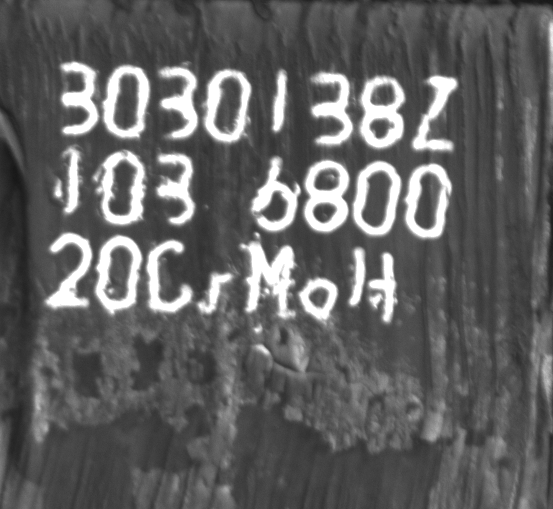
#> input picture ocr/full_1.png, 553 x 509 px
$ python harris.py   (older library calls are emulated)
#> lines starting #> are read from the running program, lines starting #| are printed output that depends on the picture; after the words box and inside, x2 and y2 are one past the last pixel; in counts of white or black regions, pixels touching at a corner belong together
import cv2
import numpy as np

# 读取图像
image = cv2.imread("full_1.png", cv2.IMREAD_GRAYSCALE)
#> image is the input picture: shape (509, 553); min 24, max 255, mean 97.6

# 使用Sobel算子进行边缘检测
sobel_x = cv2.Sobel(image, cv2.CV_64F, 1, 0, ksize=3)
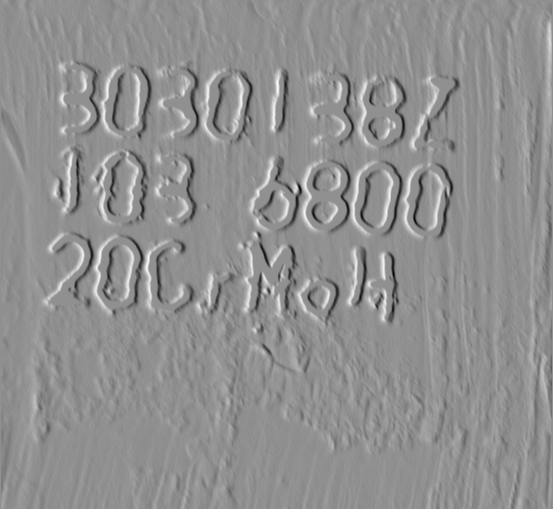
#> sobel_x: shape (509, 553) float64; min -603, max 462, mean 0.3; drawn with min black and max white
sobel_y = cv2.Sobel(image, cv2.CV_64F, 0, 1, ksize=3)
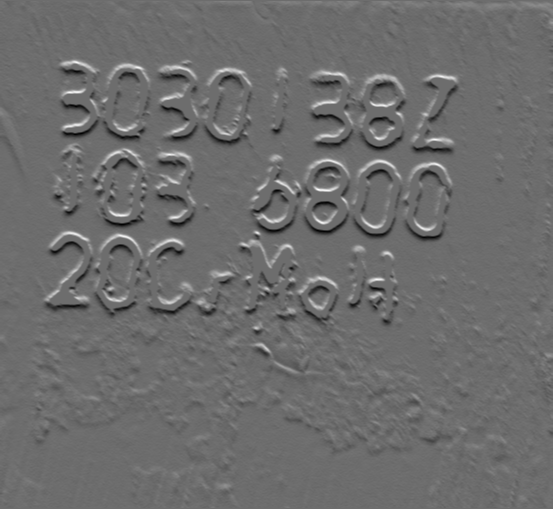
#> sobel_y: shape (509, 553) float64; min -423, max 566, mean 0.3; drawn with min black and max white

# 计算梯度幅度
gradient_magnitude = np.sqrt(sobel_x ** 2 + sobel_y ** 2)
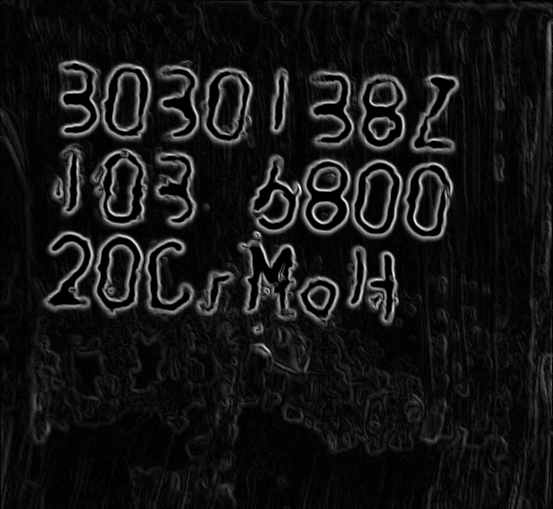
#> gradient_magnitude: shape (509, 553) float64; min 0, max 626.5, mean 52.9; drawn with min black and max white

# 应用阈值来得到二值图像
threshold = 50
binary_image = cv2.threshold(gradient_magnitude, threshold, 255, cv2.THRESH_BINARY)[1]
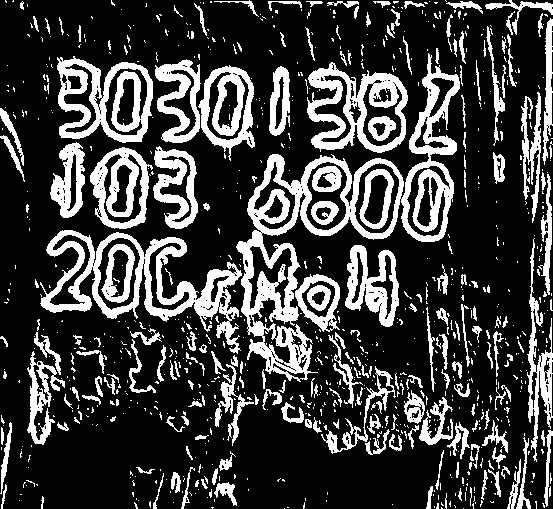
#> binary_image: shape (509, 553) float64; 24.7% white; 920 white regions (709 under 20 px), largest, box (x1, y1, x2, y2) and area: (236, 53, 460, 382) 12669, (40, 230, 242, 354) 6557, (57, 56, 153, 143) 4000

# 显示原始图像和检测到的边缘
cv2.imshow("Original Image", image)
cv2.imshow("Edge Detection", binary_image)
cv2.waitKey(0)
cv2.destroyAllWindows()

$ run again, with ocr/12.png copied over ocr/full_1.png
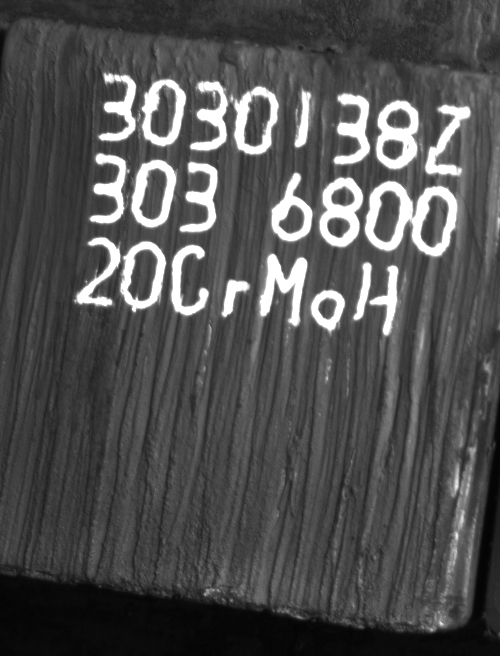
#> input picture ocr/12.png, 500 x 656 px
#> image is the input picture: shape (656, 500); min 4, max 255, mean 80.1
#> `sobel_y = cv2.Sobel(image, cv2.CV_64F, 0, 1, ksize=3)`:
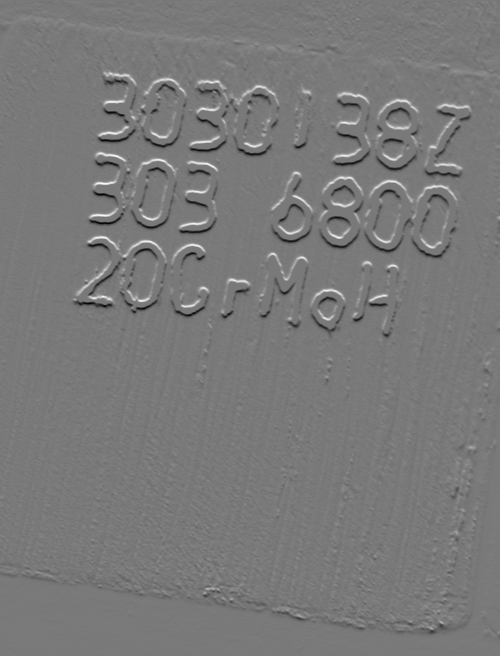
#> sobel_y: shape (656, 500) float64; min -644, max 704, mean -0.6; drawn with min black and max white
#> `binary_image = cv2.threshold(gradient_magnitude, threshold, 255, cv2.T..`:
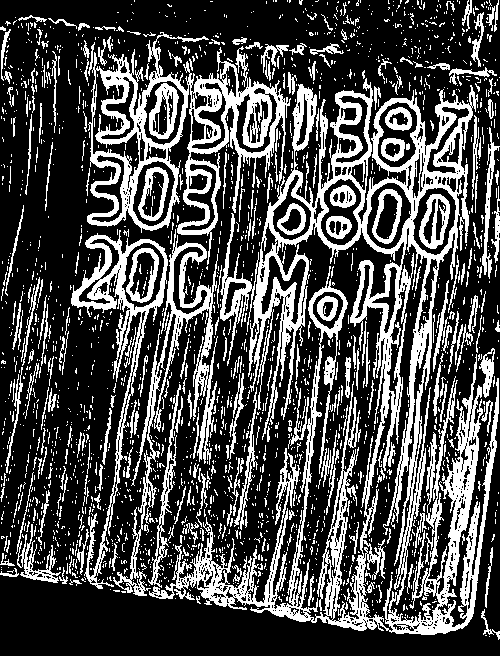
#> binary_image: shape (656, 500) float64; 29.6% white; 2208 white regions (1927 under 20 px), largest, box (x1, y1, x2, y2) and area: (149, 78, 499, 635) 42822, (87, 32, 291, 265) 11993, (113, 229, 218, 596) 5263
